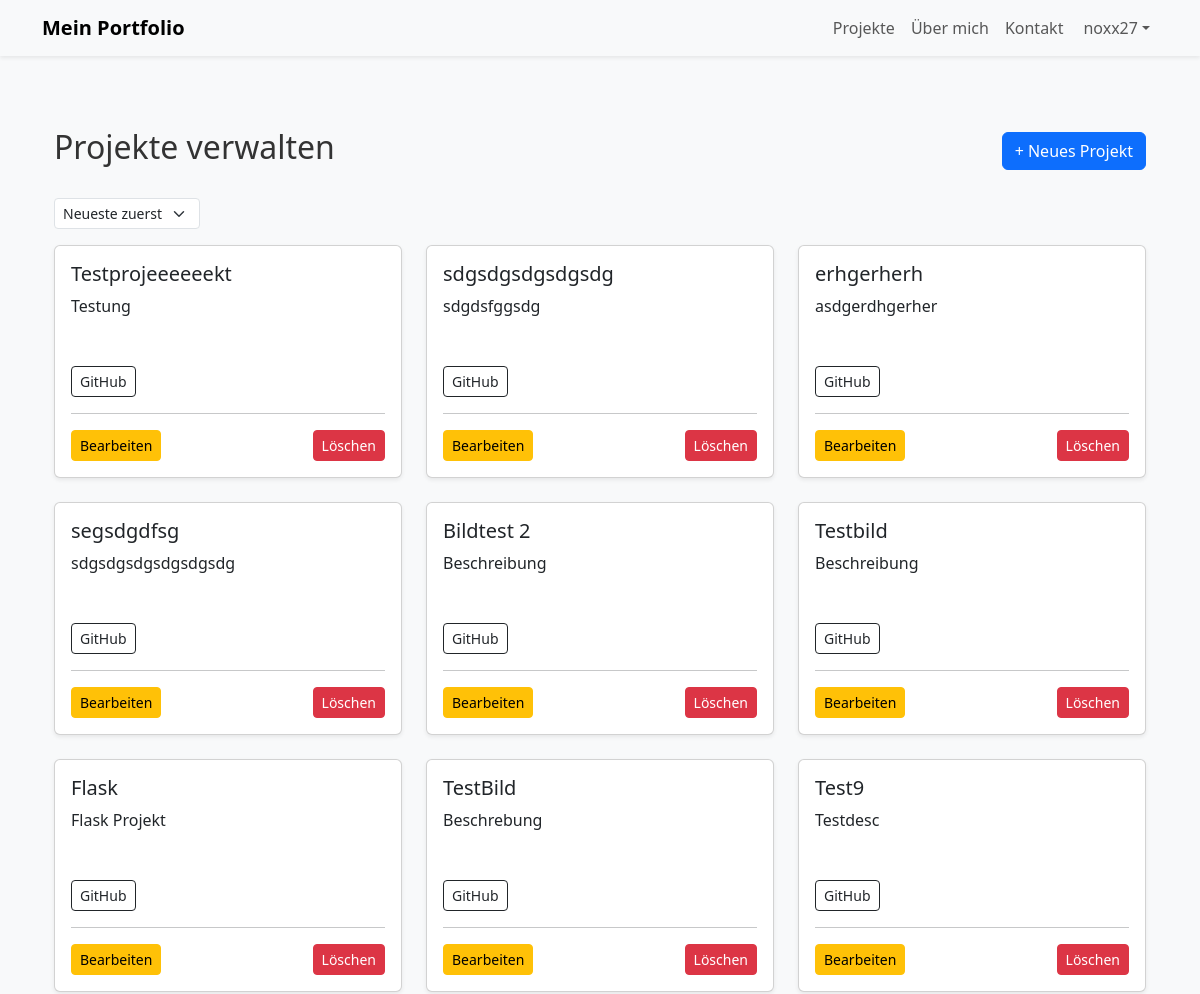
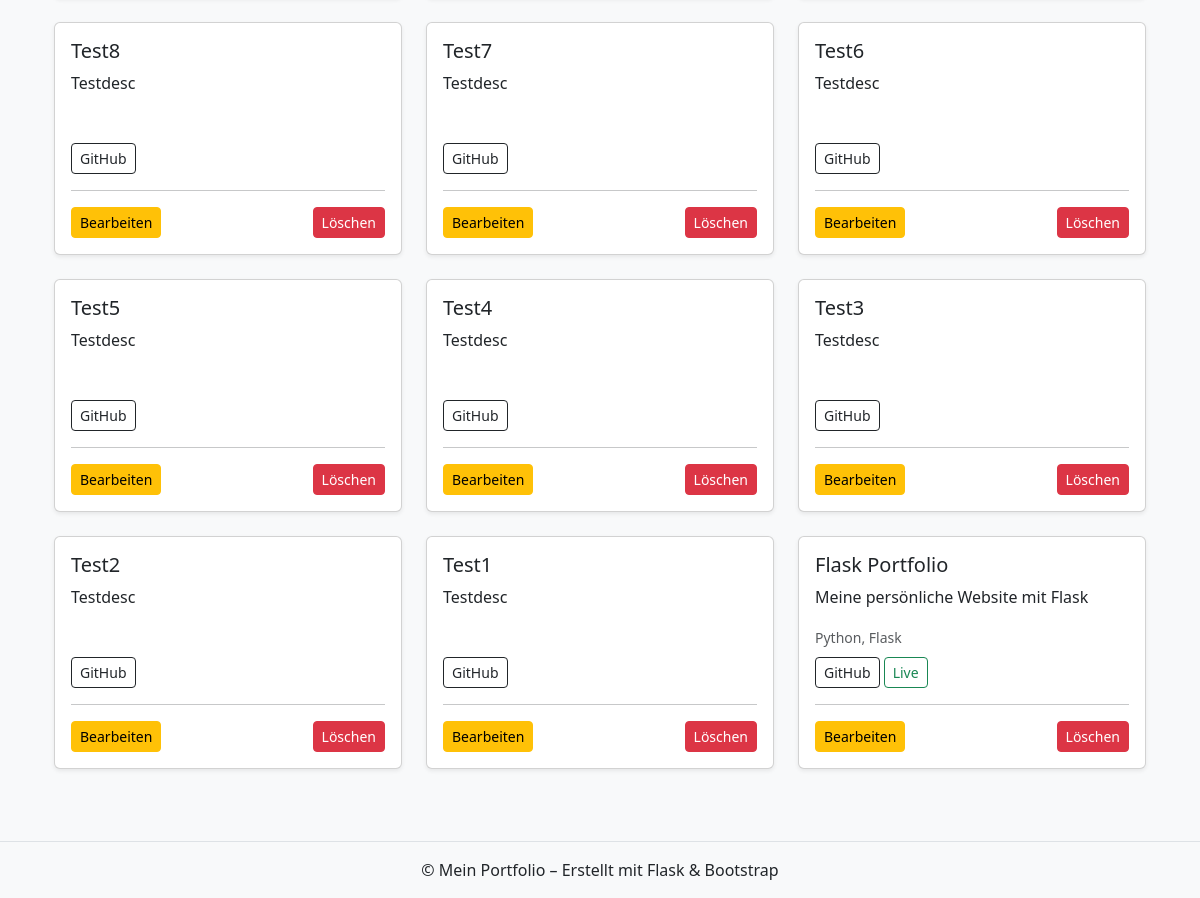
The app's page /admin/projects (signed in), older data (2 pictures, top to bottom).
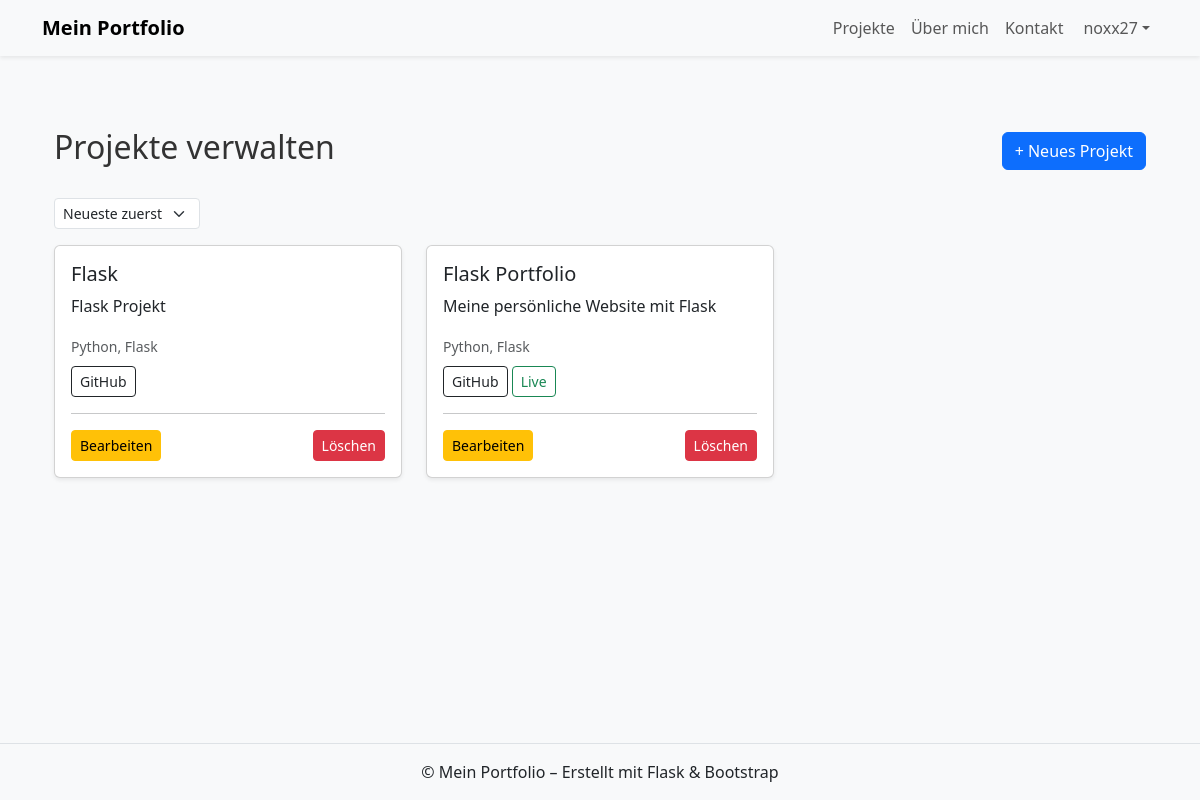
The same page, newer data.
### app/models/user.py (models this page shows, shortened)
class User(db.Model, UserMixin):
    id = db.Column(db.Integer, primary_key=True)
    username = db.Column(db.String(50), unique=True, nullable=False)
    email = db.Column(db.String(120), unique=True, nullable=False)
    password_hash = db.Column(db.String(128), nullable=False)
    role = db.Column(db.String(10), default="user")  # "user" oder "admin"
    def is_admin(self):
        return self.role == "admin"

### app/models/database_models.py (models this page shows)
class Project(db.Model):
    id = db.Column(db.Integer, primary_key=True)
    title = db.Column(db.String(120), nullable=False)
    description = db.Column(db.Text, nullable=False)
    tech_stack = db.Column(db.String(200))
    github_url = db.Column(db.String(200))
    live_url = db.Column(db.String(200))
    image = db.Column(db.String(200))
    created_at = db.Column(db.DateTime, default=datetime.utcnow)
    order = db.Column(db.Integer, default=0)

### app/routes/admin.py (the view)
@admin_bp.route("/projects")
@login_required
def admin_projects():
    sort = request.args.get("sort", "newest")  # default: newest
    if sort == "oldest":
        projects = Project.query.order_by(Project.id.asc()).all()
    else:
        projects = Project.query.order_by(Project.id.desc()).all()
    return render_template("admin/projects.html", projects=projects, sort=sort)

### app/routes/admin.py (called while the page is built)
@admin_bp.before_request
def restrict_to_admins():
    if not current_user.is_authenticated or not current_user.is_admin():
        abort(403)

### app/templates/admin/projects.html (shortened to what this page needs)
{% extends "base.html" %}
{% block content %}
<div class="container mt-4">
  <div class="d-flex justify-content-between align-items-center mb-4">
    <h2>Projekte verwalten</h2>
    <a href="{{ url_for('admin.new_project') }}" class="btn btn-primary">+ Neues Projekt</a>
  </div>
  <form method="post" action="{{ url_for('admin.set_project_sort') }}" class="d-inline-block mb-3">
    <select name="sort" class="form-select form-select-sm" onchange="this.form.submit()">
      <option value="newest" {% if session.get('project_sort', 'newest') == 'newest' %}selected{% endif %}>Neueste zuerst</option>
    </select>
  </form>
  {% if projects %}
  <div class="row">
    {% for project in projects %}
    <div class="col-md-6 col-lg-4 mb-4">
      <div class="card shadow-sm">
        <div class="card-body">
          <h5>{{ project.title }}</h5>
          <p>{{ project.description[:100] }}{% if project.description|length > 100 %}...{% endif %}</p>
          <small class="text-muted">{{ project.tech_stack }}</small><br>
          <a href="{{ project.github_url }}" target="_blank" class="btn btn-outline-dark btn-sm mt-2">GitHub</a>
          {% if project.live_url %}
          <a href="{{ project.live_url }}" target="_blank" class="btn btn-outline-success btn-sm mt-2">Live</a>
          {% endif %}
          <hr>
          <div class="d-flex justify-content-between">
            <a href="{{ url_for('admin.edit_project', project_id=project.id) }}" class="btn btn-warning btn-sm">Bearbeiten</a>
            <form action="{{ url_for('admin.delete_project', project_id=project.id) }}" method="POST" onsubmit="return confirm('Projekt wirklich löschen?');">
              <button type="submit" class="btn btn-danger btn-sm">Löschen</button>
            </form>
          </div>
        </div>
      </div>
    </div>
    {% endfor %}
  </div>
  {% else %}
  <p>Keine Projekte vorhanden.</p>
  {% endif %}
</div>
{% endblock %}

### app/templates/base.html (shortened to what this page needs)
<!DOCTYPE html>
<html lang="de">
<head>
    <link href="https://cdn.jsdelivr.net/npm/bootstrap@5.3.3/dist/css/bootstrap.min.css" rel="stylesheet">
    <link rel="stylesheet" href="{{ url_for('static', filename='css/style.css') }}">
</head>
<body class="d-flex flex-column min-vh-100">
    {% include "widgets/navbar.html" %}
    <main class="container mt-5 flex-fill">
        {% block content %}{% endblock %}
    </main>
    {% include "widgets/footer.html" %}
    {% if show_toasts is not defined or show_toasts %}
    <div class="toast-container position-fixed top-0 end-0 p-3 toast-area">
    </div>
    {% endif %}
</body>
</html>

### app/templates/widgets/navbar.html (shortened to what this page needs)
<nav class="navbar navbar-expand-lg navbar-light bg-light shadow-sm">
  <div class="container">
    <a class="navbar-brand fw-bold" href="{{ url_for('main.home') }}">Mein Portfolio</a>
    <div class="collapse navbar-collapse justify-content-end" id="navbarNav">
      <ul class="navbar-nav">
        <li class="nav-item"><a class="nav-link" href="{{ url_for('projects.projects_page') }}">Projekte</a></li>
        <li class="nav-item"><a class="nav-link" href="{{ url_for('about.about_page') }}">Über mich</a></li>
        <li class="nav-item"><a class="nav-link" href="{{ url_for('contact.contact_page') }}">Kontakt</a></li>
        <li class="nav-item dropdown">
          <a class="nav-link dropdown-toggle d-flex align-items-center" href="#" id="userDropdown" role="button"
             data-bs-toggle="dropdown" aria-expanded="false">
            {% if current_user.is_authenticated %}
              {{ current_user.username }}
            {% else %}
              Konto
            {% endif %}
          </a>
        </li>
      </ul>
    </div>
  </div>
</nav>

### app/templates/widgets/footer.html
<footer class="bg-light text-center py-3 mt-5 border-top">
  <p class="mb-0">© {{ current_year }} Mein Portfolio – Erstellt mit Flask & Bootstrap</p>
</footer>

### app/static/css/style.css (style rules this page uses)
body { background-color: #f8f9fa; }
h1, h2 { color: #333; }
body { animation: fadeIn 0.8s ease-in; }
.toast-area { z-index: 1200; margin-top: 70px; }

Row changes from the older to the newer data that the page shows:
removed Project: title "Testprojeeeeeekt", description "Testung"
removed Project: title "sdgsdgsdgsdgsdg", description "sdgdsfggsdg"
removed Project: title "erhgerherh", description "asdgerdhgerher"
removed Project: title "segsdgdfsg", description "sdgsdgsdgsdgsdgsdg"
removed Project: title "Bildtest 2", description "Beschreibung"
removed Project: title "Testbild", description "Beschreibung"
removed Project: title "TestBild", description "Beschrebung"
removed Project: title "Test9", description "Testdesc"
removed Project: title "Test8", description "Testdesc"
removed Project: title "Test7", description "Testdesc"
removed Project: title "Test6", description "Testdesc"
removed Project: title "Test5", description "Testdesc"
removed Project: title "Test4", description "Testdesc"
removed Project: title "Test3", description "Testdesc"
removed Project: title "Test2", description "Testdesc"
removed Project: title "Test1", description "Testdesc"
changed Project "Flask": tech_stack (not shown) → "Python, Flask"
